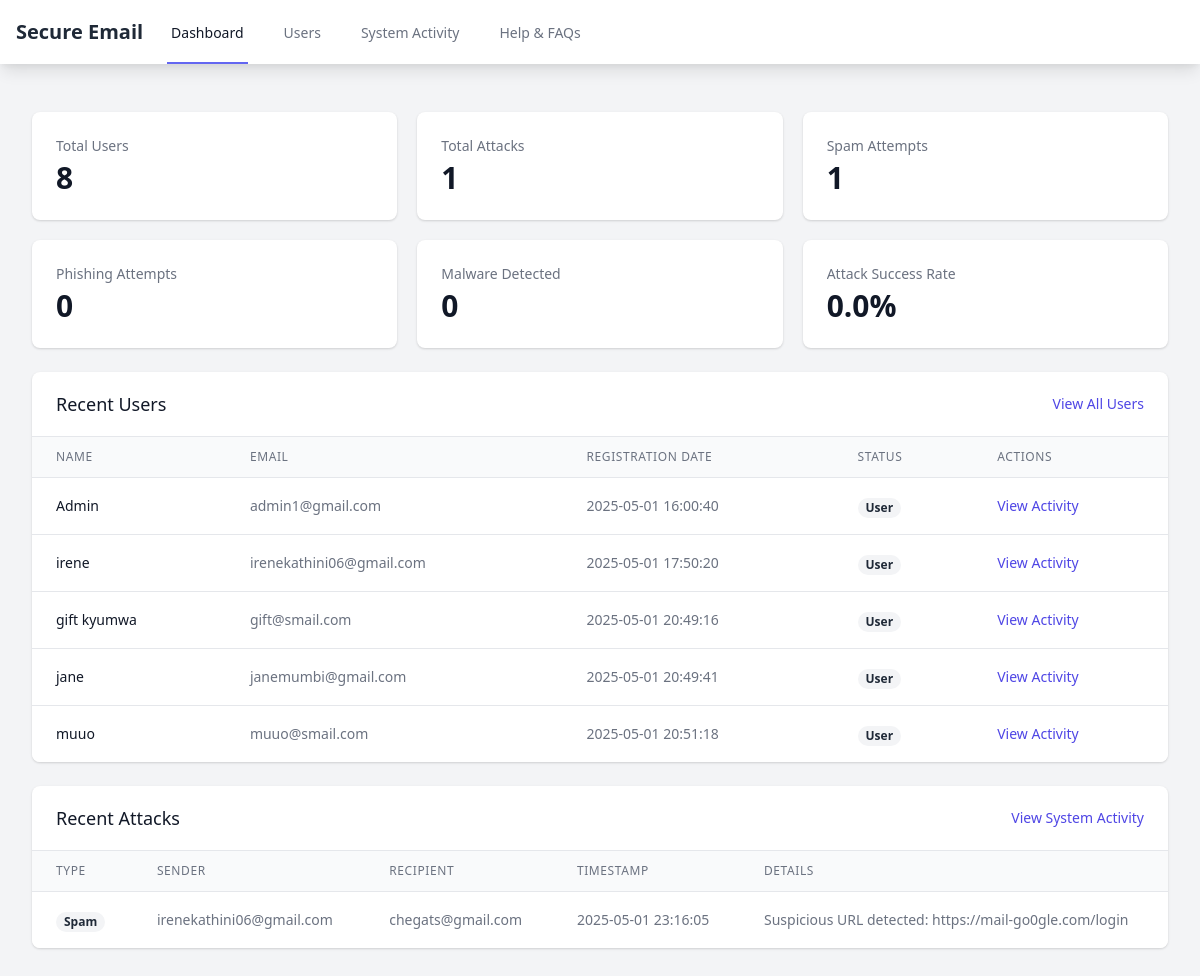
Page /admin (signed in) on the earlier database version.
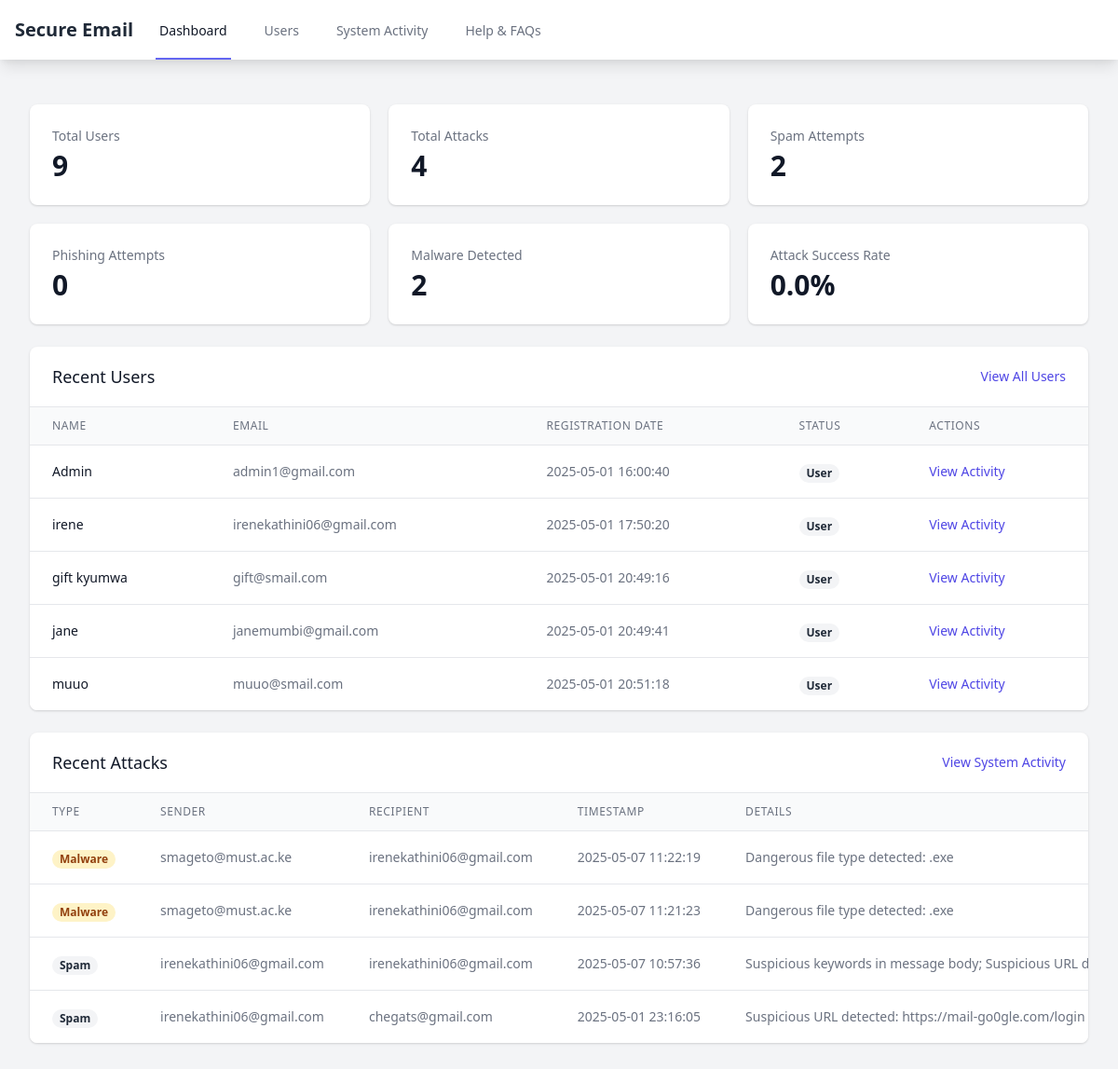
Same page on the later database version.
### tables this page shows
CREATE TABLE users (
                id INTEGER PRIMARY KEY AUTOINCREMENT,
                fullname TEXT NOT NULL,
                email TEXT NOT NULL UNIQUE,
                password TEXT NOT NULL,
                is_admin BOOLEAN DEFAULT FALSE,
                is_approved BOOLEAN DEFAULT FALSE,
                profile_picture TEXT,
                bio TEXT,
                created_at DATETIME DEFAULT CURRENT_TIMESTAMP,
                last_updated DATETIME DEFAULT CURRENT_TIMESTAMP
            );

CREATE TABLE rejected_emails (
                id INTEGER PRIMARY KEY AUTOINCREMENT,
                sender TEXT,
                recipient TEXT,
                subject TEXT,
                message TEXT,
                reason TEXT,
                timestamp DATETIME DEFAULT CURRENT_TIMESTAMP
            );

### app.py (the view)
@app.route('/admin')
@admin_required
def admin_dashboard():
    print("Admin dashboard route called")
    try:
        conn = sqlite3.connect(DB_NAME)
        conn.row_factory = sqlite3.Row
        c = conn.cursor()
        c.execute('SELECT id, fullname, email, created_at FROM users ORDER BY id')
        users = c.fetchall()
        c.execute('''
            SELECT *,
            CASE
                WHEN reason LIKE '%phishing%' THEN 'Phishing'
                WHEN reason LIKE '%malware%' OR reason LIKE '%dangerous file%' THEN 'Malware'
                ELSE 'Spam'
            END as type
            FROM rejected_emails
            ORDER BY timestamp DESC
        ''')
        attacks = c.fetchall()
        stats = {
            'total_users': len(users),
            'total_attacks': len(attacks),
            'spam_attempts': sum(1 for attack in attacks if 'Spam' in attack['type']),
            'phishing_attempts': sum(1 for attack in attacks if 'Phishing' in attack['type']),
            'malware_detected': sum(1 for attack in attacks if 'Malware' in attack['type'])
        }
        conn.close()
        return render_template('admin/dashboard.html',
                             users=users,
                             attacks=attacks,
                             stats=stats)
    except Exception as e:
        print(f"Admin dashboard error: {str(e)}")
        return render_template('admin/dashboard.html',
                             users=[],
                             attacks=[],
                             stats={'total_users': 0, 'total_attacks': 0,
                                   'spam_attempts': 0, 'phishing_attempts': 0,
                                   'malware_detected': 0})

### app.py (called while the page is built)
@login_manager.user_loader
def load_user(user_id):
    return User.get(int(user_id))

def admin_required(f):
    @wraps(f)
    def decorated_function(*args, **kwargs):
        print(f"Admin required decorator called for {f.__name__}")
        print(f"Current user: {current_user}")
        print(f"Current user is authenticated: {current_user.is_authenticated}")
        if not current_user.is_authenticated:
            print("User not authenticated, redirecting to login")
            return redirect(url_for('login_page'))
        if not getattr(current_user, 'is_admin', False):
            print("User not authorized as admin, redirecting to login")
            return redirect(url_for('login_page'))
        return f(*args, **kwargs)
    return decorated_function

### your_user_model.py (called while the page is built)
    @staticmethod
    def get(user_id):
        conn = sqlite3.connect('users.db')
        cursor = conn.cursor()
        cursor.execute('SELECT id, email, fullname, is_admin FROM users WHERE id = ?', (user_id,))
        user_data = cursor.fetchone()
        conn.close()
        if user_data:
            user = User()
            user.id = user_data[0]
            user.email = user_data[1]
            user.fullname = user_data[2]
            user.is_admin = bool(user_data[3])
            user._authenticated = True
            return user
        return None

### templates/admin/dashboard.html (shortened to what this page needs)
<!DOCTYPE html>
<html lang="en">
<head>
    <link href="https://cdn.jsdelivr.net/npm/tailwindcss@2.2.19/dist/tailwind.min.css" rel="stylesheet">
    <link href="https://cdnjs.cloudflare.com/ajax/libs/font-awesome/6.0.0/css/all.min.css" rel="stylesheet">
</head>
<body class="bg-gray-100 min-h-screen">
    <nav class="bg-white shadow-lg">
        <div class="max-w-7xl mx-auto px-4">
            <div class="flex justify-between h-16">
                <div class="flex">
                    <div class="flex-shrink-0 flex items-center">
                        <span class="text-xl font-bold text-gray-800">Secure Email</span>
                    </div>
                    <div class="hidden sm:ml-6 sm:flex sm:space-x-8">
                        <a href="/admin/dashboard" class="border-indigo-500 text-gray-900 inline-flex items-center px-1 pt-1 border-b-2 text-sm font-medium">
                            Dashboard
                        </a>
                        <a href="/admin/users" class="border-transparent text-gray-500 hover:border-gray-300 hover:text-gray-700 inline-flex items-center px-1 pt-1 border-b-2 text-sm font-medium">
                            Users
                        </a>
                        <a href="/admin/system_activity" class="border-transparent text-gray-500 hover:border-gray-300 hover:text-gray-700 inline-flex items-center px-1 pt-1 border-b-2 text-sm font-medium">
                            System Activity
                        </a>
                        <a href="/admin/help" class="border-transparent text-gray-500 hover:border-gray-300 hover:text-gray-700 inline-flex items-center px-1 pt-1 border-b-2 text-sm font-medium">
                            Help & FAQs
                        </a>
                    </div>
                </div>
            </div>
        </div>
    </nav>
    <div class="max-w-7xl mx-auto py-6 sm:px-6 lg:px-8">
        <div class="px-4 py-6 sm:px-0">
            <div class="grid grid-cols-1 gap-5 sm:grid-cols-2 lg:grid-cols-3 mb-6">
                <div class="bg-white overflow-hidden shadow rounded-lg">
                    <div class="px-4 py-5 sm:p-6">
                        <dt class="text-sm font-medium text-gray-500 truncate">Total Users</dt>
                        <dd class="mt-1 text-3xl font-semibold text-gray-900">{{ stats.total_users }}</dd>
                    </div>
                </div>
                <div class="bg-white overflow-hidden shadow rounded-lg">
                    <div class="px-4 py-5 sm:p-6">
                        <dt class="text-sm font-medium text-gray-500 truncate">Total Attacks</dt>
                        <dd class="mt-1 text-3xl font-semibold text-gray-900">{{ stats.total_attacks }}</dd>
                    </div>
                </div>
                <div class="bg-white overflow-hidden shadow rounded-lg">
                    <div class="px-4 py-5 sm:p-6">
                        <dt class="text-sm font-medium text-gray-500 truncate">Spam Attempts</dt>
                        <dd class="mt-1 text-3xl font-semibold text-gray-900">{{ stats.spam_attempts }}</dd>
                    </div>
                </div>
                <div class="bg-white overflow-hidden shadow rounded-lg">
                    <div class="px-4 py-5 sm:p-6">
                        <dt class="text-sm font-medium text-gray-500 truncate">Phishing Attempts</dt>
                        <dd class="mt-1 text-3xl font-semibold text-gray-900">{{ stats.phishing_attempts }}</dd>
                    </div>
                </div>
                <div class="bg-white overflow-hidden shadow rounded-lg">
                    <div class="px-4 py-5 sm:p-6">
                        <dt class="text-sm font-medium text-gray-500 truncate">Malware Detected</dt>
                        <dd class="mt-1 text-3xl font-semibold text-gray-900">{{ stats.malware_detected }}</dd>
                    </div>
                </div>
                <div class="bg-white overflow-hidden shadow rounded-lg">
                    <div class="px-4 py-5 sm:p-6">
                        <dt class="text-sm font-medium text-gray-500 truncate">Attack Success Rate</dt>
                        <dd class="mt-1 text-3xl font-semibold text-gray-900">
                            {% if stats.total_attacks > 0 %}
                                {{ ((stats.total_attacks - stats.spam_attempts - stats.phishing_attempts - stats.malware_detected) / stats.total_attacks * 100) | round(2) }}%
                            {% else %}
                                0%
                            {% endif %}
                        </dd>
                    </div>
                </div>
            </div>
            <div class="bg-white shadow overflow-hidden sm:rounded-lg mb-6">
                <div class="px-4 py-5 sm:px-6 flex justify-between items-center">
                    <h3 class="text-lg leading-6 font-medium text-gray-900">Recent Users</h3>
                    <a href="/admin/users" class="text-sm font-medium text-indigo-600 hover:text-indigo-500">View All Users</a>
                </div>
                <div class="border-t border-gray-200">
                    <table class="min-w-full divide-y divide-gray-200">
                        <thead class="bg-gray-50">
                            <tr>
                                <th scope="col" class="px-6 py-3 text-left text-xs font-medium text-gray-500 uppercase tracking-wider">Name</th>
                                <th scope="col" class="px-6 py-3 text-left text-xs font-medium text-gray-500 uppercase tracking-wider">Email</th>
                                <th scope="col" class="px-6 py-3 text-left text-xs font-medium text-gray-500 uppercase tracking-wider">Registration Date</th>
                                <th scope="col" class="px-6 py-3 text-left text-xs font-medium text-gray-500 uppercase tracking-wider">Status</th>
                                <th scope="col" class="px-6 py-3 text-left text-xs font-medium text-gray-500 uppercase tracking-wider">Actions</th>
                            </tr>
                        </thead>
                        <tbody class="bg-white divide-y divide-gray-200">
                            {% for user in users[:5] %}
                            <tr>
                                <td class="px-6 py-4 whitespace-nowrap text-sm font-medium text-gray-900">{{ user.fullname }}</td>
                                <td class="px-6 py-4 whitespace-nowrap text-sm text-gray-500">{{ user.email }}</td>
                                <td class="px-6 py-4 whitespace-nowrap text-sm text-gray-500">{{ user.created_at }}</td>
                                <td class="px-6 py-4 whitespace-nowrap">
                                    <span class="px-2 inline-flex text-xs leading-5 font-semibold rounded-full {% if user.is_admin %}bg-green-100 text-green-800{% else %}bg-gray-100 text-gray-800{% endif %}">
                                        {% if user.is_admin %}Admin{% else %}User{% endif %}
                                    </span>
                                </td>
                                <td class="px-6 py-4 whitespace-nowrap text-sm text-gray-500">
                                    <a href="/admin/user/{{ user.id }}/activity" class="text-indigo-600 hover:text-indigo-900">View Activity</a>
                                </td>
                            </tr>
                            {% else %}
                            <tr>
                                <td colspan="5" class="px-6 py-4 whitespace-nowrap text-sm text-gray-500 text-center">No users found</td>
                            </tr>
                            {% endfor %}
                        </tbody>
                    </table>
                </div>
            </div>
            <div class="bg-white shadow overflow-hidden sm:rounded-lg">
                <div class="px-4 py-5 sm:px-6 flex justify-between items-center">
                    <h3 class="text-lg leading-6 font-medium text-gray-900">Recent Attacks</h3>
                    <a href="/admin/system_activity" class="text-sm font-medium text-indigo-600 hover:text-indigo-500">View System Activity</a>
                </div>
                <div class="border-t border-gray-200">
                    <table class="min-w-full divide-y divide-gray-200">
                        <thead class="bg-gray-50">
                            <tr>
                                <th scope="col" class="px-6 py-3 text-left text-xs font-medium text-gray-500 uppercase tracking-wider">Type</th>
                                <th scope="col" class="px-6 py-3 text-left text-xs font-medium text-gray-500 uppercase tracking-wider">Sender</th>
                                <th scope="col" class="px-6 py-3 text-left text-xs font-medium text-gray-500 uppercase tracking-wider">Recipient</th>
                                <th scope="col" class="px-6 py-3 text-left text-xs font-medium text-gray-500 uppercase tracking-wider">Timestamp</th>
                                <th scope="col" class="px-6 py-3 text-left text-xs font-medium text-gray-500 uppercase tracking-wider">Details</th>
                            </tr>
                        </thead>
                        <tbody class="bg-white divide-y divide-gray-200">
                            {% for attack in attacks[:5] %}
                            <tr>
                                <td class="px-6 py-4 whitespace-nowrap">
                                    <span class="px-2 inline-flex text-xs leading-5 font-semibold rounded-full
                                        {% if attack.type == 'Phishing' %}bg-red-100 text-red-800
                                        {% elif attack.type == 'Malware' %}bg-yellow-100 text-yellow-800
                                        {% else %}bg-gray-100 text-gray-800{% endif %}">
                                        {{ attack.type }}
                                    </span>
                                </td>
                                <td class="px-6 py-4 whitespace-nowrap text-sm text-gray-500">{{ attack.sender }}</td>
                                <td class="px-6 py-4 whitespace-nowrap text-sm text-gray-500">{{ attack.recipient }}</td>
                                <td class="px-6 py-4 whitespace-nowrap text-sm text-gray-500">{{ attack.timestamp }}</td>
                                <td class="px-6 py-4 whitespace-nowrap text-sm text-gray-500">{{ attack.reason }}</td>
                            </tr>
                            {% else %}
                            <tr>
                                <td colspan="5" class="px-6 py-4 whitespace-nowrap text-sm text-gray-500 text-center">No attacks found</td>
                            </tr>
                            {% endfor %}
                        </tbody>
                    </table>
                </div>
            </div>
        </div>
    </div>
</body>
</html>

Differences in the rows shown:
added rejected_emails: type "Malware", sender "smageto@must.ac.ke", recipient "irenekathini06@gmail.com", timestamp "2025-05-07 11:22:19", reason "Dangerous file type detected: .exe"
added rejected_emails: type "Malware", sender "smageto@must.ac.ke", recipient "irenekathini06@gmail.com", timestamp "2025-05-07 11:21:23", reason "Dangerous file type detected: .exe"
added rejected_emails: type "Spam", sender "irenekathini06@gmail.com", recipient "irenekathini06@gmail.com", timestamp "2025-05-07 10:57:36", reason "Suspicious keywords in message body; Suspicious URL…"
Other differences:
{{ stats.total_users }}: "8" → "9"
{{ stats.total_attacks }}: "1" → "4"
{{ stats.spam_attempts }}: "1" → "2"
{{ stats.malware_detected }}: "0" → "2"
